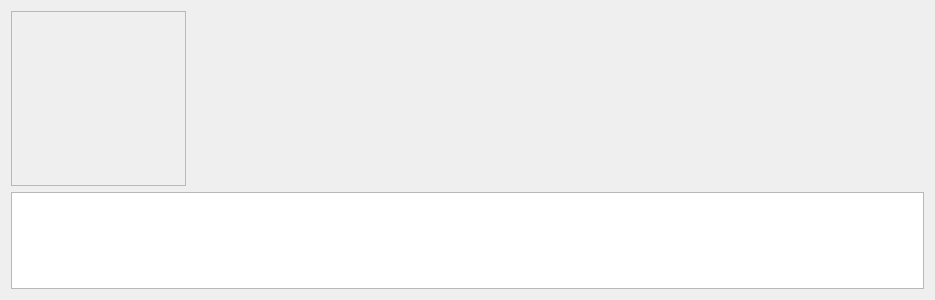
<?xml version="1.0" encoding="UTF-8"?>
<ui version="4.0">
 <class>AlbumEntry</class>
 <widget class="QWidget" name="AlbumEntry">
  <property name="geometry">
   <rect>
    <x>0</x>
    <y>0</y>
    <width>935</width>
    <height>300</height>
   </rect>
  </property>
  <property name="sizePolicy">
   <sizepolicy hsizetype="Preferred" vsizetype="Fixed">
    <horstretch>0</horstretch>
    <verstretch>0</verstretch>
   </sizepolicy>
  </property>
  <property name="windowTitle">
   <string>Form</string>
  </property>
  <layout class="QVBoxLayout" name="verticalLayout_2" stretch="0,1">
   <item>
    <layout class="QHBoxLayout" name="horizontalLayout">
     <item>
      <widget class="QLabel" name="albumImage">
       <property name="sizePolicy">
        <sizepolicy hsizetype="Fixed" vsizetype="Fixed">
         <horstretch>0</horstretch>
         <verstretch>0</verstretch>
        </sizepolicy>
       </property>
       <property name="minimumSize">
        <size>
         <width>175</width>
         <height>175</height>
        </size>
       </property>
       <property name="maximumSize">
        <size>
         <width>175</width>
         <height>175</height>
        </size>
       </property>
       <property name="baseSize">
        <size>
         <width>150</width>
         <height>150</height>
        </size>
       </property>
       <property name="frameShape">
        <enum>QFrame::StyledPanel</enum>
       </property>
       <property name="text">
        <string/>
       </property>
       <property name="scaledContents">
        <bool>true</bool>
       </property>
       <property name="alignment">
        <set>Qt::AlignLeading|Qt::AlignLeft|Qt::AlignVCenter</set>
       </property>
      </widget>
     </item>
     <item>
      <layout class="QVBoxLayout" name="verticalLayout">
       <item>
        <widget class="QLabel" name="titleLabel">
         <property name="font">
          <font>
           <pointsize>12</pointsize>
          </font>
         </property>
         <property name="text">
          <string/>
         </property>
        </widget>
       </item>
       <item>
        <widget class="QLabel" name="yearLabel">
         <property name="text">
          <string/>
         </property>
        </widget>
       </item>
       <item>
        <spacer name="verticalSpacer">
         <property name="orientation">
          <enum>Qt::Vertical</enum>
         </property>
         <property name="sizeHint" stdset="0">
          <size>
           <width>20</width>
           <height>40</height>
          </size>
         </property>
        </spacer>
       </item>
      </layout>
     </item>
    </layout>
   </item>
   <item>
    <widget class="QTableView" name="albumTracksTable">
     <property name="sizePolicy">
      <sizepolicy hsizetype="Expanding" vsizetype="Expanding">
       <horstretch>0</horstretch>
       <verstretch>1</verstretch>
      </sizepolicy>
     </property>
     <property name="contextMenuPolicy">
      <enum>Qt::CustomContextMenu</enum>
     </property>
     <property name="sizeAdjustPolicy">
      <enum>QAbstractScrollArea::AdjustToContents</enum>
     </property>
     <property name="selectionMode">
      <enum>QAbstractItemView::SingleSelection</enum>
     </property>
     <property name="selectionBehavior">
      <enum>QAbstractItemView::SelectRows</enum>
     </property>
     <property name="showGrid">
      <bool>false</bool>
     </property>
     <property name="wordWrap">
      <bool>false</bool>
     </property>
     <attribute name="horizontalHeaderDefaultSectionSize">
      <number>200</number>
     </attribute>
     <attribute name="horizontalHeaderHighlightSections">
      <bool>false</bool>
     </attribute>
    </widget>
   </item>
  </layout>
 </widget>
 <resources/>
 <connections/>
</ui>
